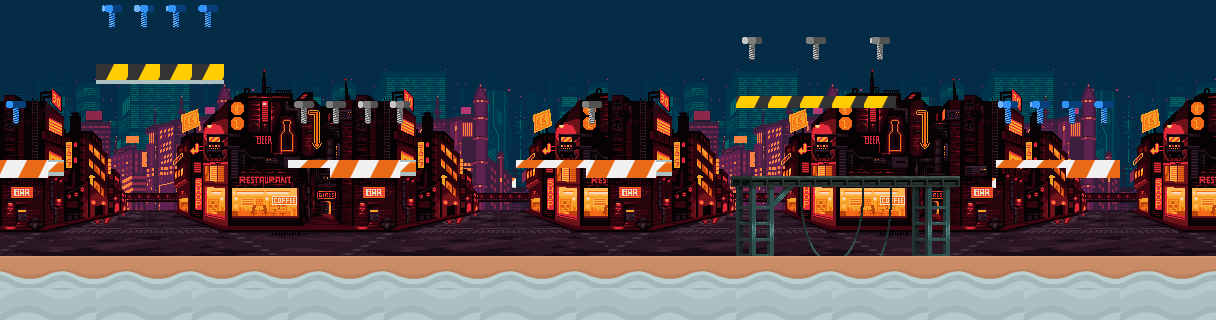

This game map was drawn from its Tiled (.tmx) file and the tilesets committed beside it. A one-line description and the trimmed map source follow:
An orthogonal 38x10 tile map with 32x32 px tiles, 5 tile layers (background, decoration, ground, graphics, ...), 5 tilesets and 24 objects.

<map version="1.2" tiledversion="1.3.3" orientation="orthogonal" renderorder="right-down" width="38" height="10" tilewidth="32" tileheight="32" infinite="0" nextlayerid="10" nextobjectid="35">
 <tileset firstgid="1" source="Bg.tsx" />
 <tileset firstgid="2" source="platformerPack_industrial_tilesheet.tsx" />
 <tileset firstgid="512" source="Sky.tsx" />
 <tileset firstgid="513" source="Screws.tsx" />
 <tileset firstgid="531" source="Decoration.tsx" />
 <layer id="1" name="background" width="38" height="10">
  <data>[380 cells, 80 non-empty, 4 distinct tile ids]</data>
 </layer>
 <layer id="7" name="decoration" width="38" height="10">
  <data>[380 cells, 1 non-empty, 1 distinct tile ids]</data>
 </layer>
 <layer id="9" name="ground" width="38" height="10">
  <data>[380 cells, 76 non-empty, 6 distinct tile ids]</data>
 </layer>
 <layer id="2" name="graphics" width="38" height="10">
  <data>[380 cells, 24 non-empty, 7 distinct tile ids]</data>
 </layer>
 <layer id="8" name="screws" width="38" height="10">
  <data>[380 cells, 17 non-empty, 12 distinct tile ids]</data>
 </layer>
 <objectgroup id="4" name="ground">
  <object id="1" x="0" y="256" width="1216" height="64" />
 </objectgroup>
 <objectgroup id="5" name="platforms">
  <object id="3" x="0" y="160" width="64" height="32" />
  <object id="5" x="96" y="64" width="128" height="32" />
  <object id="7" x="288" y="160" width="128" height="32" />
  <object id="9" x="512" y="160" width="160" height="32" />
  <object id="11" x="736" y="96" width="160" height="32" />
  <object id="16" x="992" y="160" width="128" height="32" />
 </objectgroup>
 <objectgroup id="3" name="screws">
  <object id="17" x="0" y="96" width="32" height="32" />
  <object id="18" x="96" y="0" width="32" height="32" />
  <object id="19" x="128" y="0" width="32" height="32" />
  <object id="20" x="160" y="0" width="32" height="32" />
  <object id="21" x="192" y="0" width="32" height="32" />
  <object id="22" x="288" y="96" width="32" height="32" />
  <object id="23" x="320" y="96" width="32" height="32" />
  <object id="24" x="352" y="96" width="32" height="32" />
  <object id="25" x="384" y="96" width="32" height="32" />
  <object id="26" x="576" y="96" width="32" height="32" />
  <object id="28" x="736" y="32" width="32" height="32" />
  <object id="29" x="800" y="32" width="32" height="32" />
  <object id="30" x="864" y="32" width="32" height="32" />
  <object id="31" x="992" y="96" width="32" height="32" />
  <object id="32" x="1024" y="96" width="32" height="32" />
  <object id="33" x="1056" y="96" width="32" height="32" />
  <object id="34" x="1088" y="96" width="32" height="32" />
 </objectgroup>
</map>
